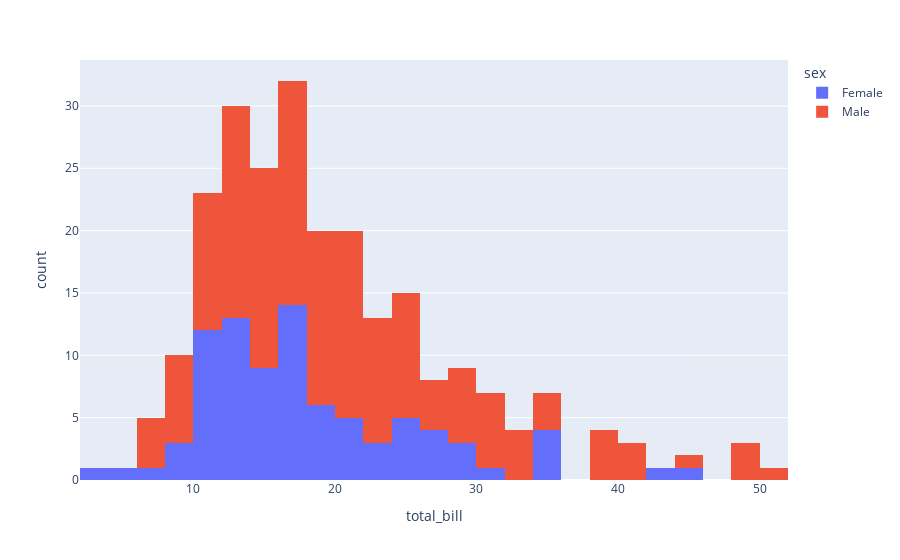

The notebook cell this image was saved under:
### Markdown cell above
**Histogram** 

In plotly, histograms can be created using the **histogram()** function of the **plotly.express** class.

### Code cell
# plotting the histogram chart
fig = px.histogram(data, x='total_bill', color='sex') 

# showing the plot 
fig.show()

### Figure 1 — Plotly figure (JSON) as saved in the notebook; plotly's stock layout.template omitted (floating-point values rounded to 4 significant figures; data arrays with more than 128 entries replaced by an {"elided": "..."} marker saying what was removed)
{"data": [{"alignmentgroup": "True", "bingroup": "x", "hovertemplate": "sex=Female<br>total_bill=%{x}<br>count=%{y}<extra></extra>", "legendgroup": "Female", "marker": {"color": "#636efa", "pattern": {"shape": ""}}, "name": "Female", "offsetgroup": "Female", "orientation": "v", "showlegend": true, "type": "histogram", "x": [16.99, 24.59, 35.26, 14.83, 10.33, 16.97, 20.29, 15.77, 19.65, 15.06, 20.69, 16.93, 10.29, 34.81, 26.41, 16.45, 3.07, 17.07, 26.86, 25.28, 14.73, 10.07, 34.83, 5.75, 16.32, 22.75, 11.35, 15.38, 44.3, 22.42, 20.92, 14.31, 7.25, 25.71, 17.31, 10.65, 12.43, 24.08, 13.42, 12.48, 29.8, 14.52, 11.38, 20.27, 11.17, 12.26, 18.26, 8.51, 10.33, 14.15, 13.16, 17.47, 27.05, 16.43, 8.35, 18.64, 11.87, 29.85, 25, 13.39, 16.21, 17.51, 10.59, 10.63, 9.6, 20.9, 18.15, 19.81, 43.11, 13, 12.74, 13, 16.4, 16.47, 12.76, 13.27, 28.17, 12.9, 30.14, 13.42, 15.98, 16.27, 10.09, 22.12, 35.83, 27.18, 18.78], "xaxis": "x", "yaxis": "y"}, {"alignmentgroup": "True", "bingroup": "x", "hovertemplate": "sex=Male<br>total_bill=%{x}<br>count=%{y}<extra></extra>", "legendgroup": "Male", "marker": {"color": "#EF553B", "pattern": {"shape": ""}}, "name": "Male", "offsetgroup": "Male", "orientation": "v", "showlegend": true, "type": "histogram", "x": {"elided": "157 float values"}, "xaxis": "x", "yaxis": "y"}], "layout": {"barmode": "relative", "legend": {"title": {"text": "sex"}, "tracegroupgap": 0}, "margin": {"t": 60}, "xaxis": {"anchor": "y", "domain": [0, 1], "title": {"text": "total_bill"}}, "yaxis": {"anchor": "x", "domain": [0, 1], "title": {"text": "count"}}}}
